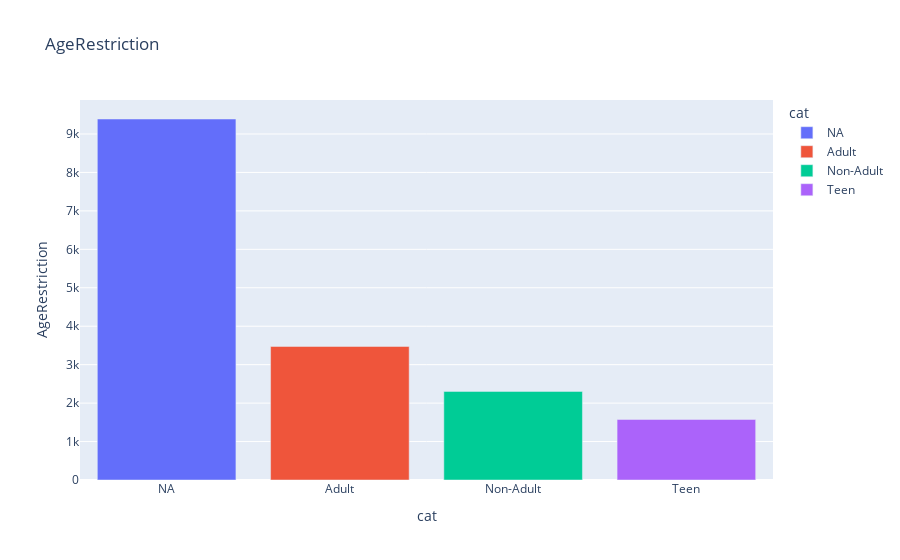

Write notebook code for a chart like this one.
### Markdown cell above
### **8.4.1. Age Restriction**

### Code cell
# Plot value counts for AgeRestriction
plot_value_counts_bar(df, 'AgeRestriction')

### Figure 1 — Plotly figure (JSON) as saved in the notebook; plotly's stock layout.template omitted (floating-point values rounded to 4 significant figures)
{"data": [{"alignmentgroup": "True", "hovertemplate": "cat=%{x}<br>AgeRestriction=%{y}<extra></extra>", "legendgroup": "NA", "marker": {"color": "#636efa", "pattern": {"shape": ""}}, "name": "NA", "offsetgroup": "NA", "orientation": "v", "showlegend": true, "textposition": "auto", "type": "bar", "x": ["NA"], "xaxis": "x", "y": [9390], "yaxis": "y"}, {"alignmentgroup": "True", "hovertemplate": "cat=%{x}<br>AgeRestriction=%{y}<extra></extra>", "legendgroup": "Adult", "marker": {"color": "#EF553B", "pattern": {"shape": ""}}, "name": "Adult", "offsetgroup": "Adult", "orientation": "v", "showlegend": true, "textposition": "auto", "type": "bar", "x": ["Adult"], "xaxis": "x", "y": [3474], "yaxis": "y"}, {"alignmentgroup": "True", "hovertemplate": "cat=%{x}<br>AgeRestriction=%{y}<extra></extra>", "legendgroup": "Non-Adult", "marker": {"color": "#00cc96", "pattern": {"shape": ""}}, "name": "Non-Adult", "offsetgroup": "Non-Adult", "orientation": "v", "showlegend": true, "textposition": "auto", "type": "bar", "x": ["Non-Adult"], "xaxis": "x", "y": [2305], "yaxis": "y"}, {"alignmentgroup": "True", "hovertemplate": "cat=%{x}<br>AgeRestriction=%{y}<extra></extra>", "legendgroup": "Teen", "marker": {"color": "#ab63fa", "pattern": {"shape": ""}}, "name": "Teen", "offsetgroup": "Teen", "orientation": "v", "showlegend": true, "textposition": "auto", "type": "bar", "x": ["Teen"], "xaxis": "x", "y": [1575], "yaxis": "y"}], "layout": {"barmode": "relative", "legend": {"title": {"text": "cat"}, "tracegroupgap": 0}, "title": {"text": "AgeRestriction"}, "xaxis": {"anchor": "y", "categoryarray": ["NA", "Adult", "Non-Adult", "Teen"], "categoryorder": "array", "domain": [0, 1], "title": {"text": "cat"}}, "yaxis": {"anchor": "x", "domain": [0, 1], "title": {"text": "AgeRestriction"}}}}
